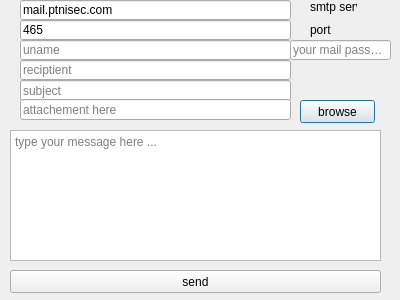
<?xml version="1.0" encoding="UTF-8"?>
<ui version="4.0">
 <class>mail</class>
 <widget class="QDialog" name="mail">
  <property name="geometry">
   <rect>
    <x>0</x>
    <y>0</y>
    <width>400</width>
    <height>300</height>
   </rect>
  </property>
  <property name="windowTitle">
   <string>Dialog</string>
  </property>
  <widget class="QPushButton" name="browseBtn">
   <property name="geometry">
    <rect>
     <x>300</x>
     <y>100</y>
     <width>75</width>
     <height>23</height>
    </rect>
   </property>
   <property name="text">
    <string>browse</string>
   </property>
  </widget>
  <widget class="QPushButton" name="sendBtn">
   <property name="geometry">
    <rect>
     <x>10</x>
     <y>270</y>
     <width>371</width>
     <height>23</height>
    </rect>
   </property>
   <property name="text">
    <string>send</string>
   </property>
  </widget>
  <widget class="QLineEdit" name="uname">
   <property name="geometry">
    <rect>
     <x>20</x>
     <y>40</y>
     <width>271</width>
     <height>20</height>
    </rect>
   </property>
   <property name="placeholderText">
    <string>uname</string>
   </property>
  </widget>
  <widget class="QLineEdit" name="mail_pass">
   <property name="geometry">
    <rect>
     <x>290</x>
     <y>40</y>
     <width>101</width>
     <height>20</height>
    </rect>
   </property>
   <property name="placeholderText">
    <string>your mail password</string>
   </property>
  </widget>
  <widget class="QLineEdit" name="subject">
   <property name="geometry">
    <rect>
     <x>20</x>
     <y>80</y>
     <width>271</width>
     <height>21</height>
    </rect>
   </property>
   <property name="placeholderText">
    <string>subject</string>
   </property>
  </widget>
  <widget class="QLineEdit" name="file">
   <property name="geometry">
    <rect>
     <x>20</x>
     <y>99</y>
     <width>271</width>
     <height>21</height>
    </rect>
   </property>
   <property name="placeholderText">
    <string>attachement here</string>
   </property>
  </widget>
  <widget class="QTextEdit" name="msg">
   <property name="geometry">
    <rect>
     <x>10</x>
     <y>130</y>
     <width>371</width>
     <height>131</height>
    </rect>
   </property>
   <property name="placeholderText">
    <string>type your message here ...</string>
   </property>
  </widget>
  <widget class="QLineEdit" name="rcpt">
   <property name="geometry">
    <rect>
     <x>20</x>
     <y>60</y>
     <width>271</width>
     <height>20</height>
    </rect>
   </property>
   <property name="placeholderText">
    <string>reciptient</string>
   </property>
  </widget>
  <widget class="QLineEdit" name="port">
   <property name="geometry">
    <rect>
     <x>20</x>
     <y>20</y>
     <width>271</width>
     <height>20</height>
    </rect>
   </property>
   <property name="text">
    <string>465</string>
   </property>
  </widget>
  <widget class="QLineEdit" name="server">
   <property name="geometry">
    <rect>
     <x>20</x>
     <y>0</y>
     <width>271</width>
     <height>20</height>
    </rect>
   </property>
   <property name="text">
    <string>mail.ptnisec.com</string>
   </property>
  </widget>
  <widget class="QLabel" name="label">
   <property name="geometry">
    <rect>
     <x>310</x>
     <y>0</y>
     <width>47</width>
     <height>14</height>
    </rect>
   </property>
   <property name="text">
    <string>smtp server </string>
   </property>
  </widget>
  <widget class="QLabel" name="label_2">
   <property name="geometry">
    <rect>
     <x>310</x>
     <y>20</y>
     <width>51</width>
     <height>20</height>
    </rect>
   </property>
   <property name="text">
    <string>port</string>
   </property>
  </widget>
 </widget>
 <resources/>
 <connections/>
</ui>
